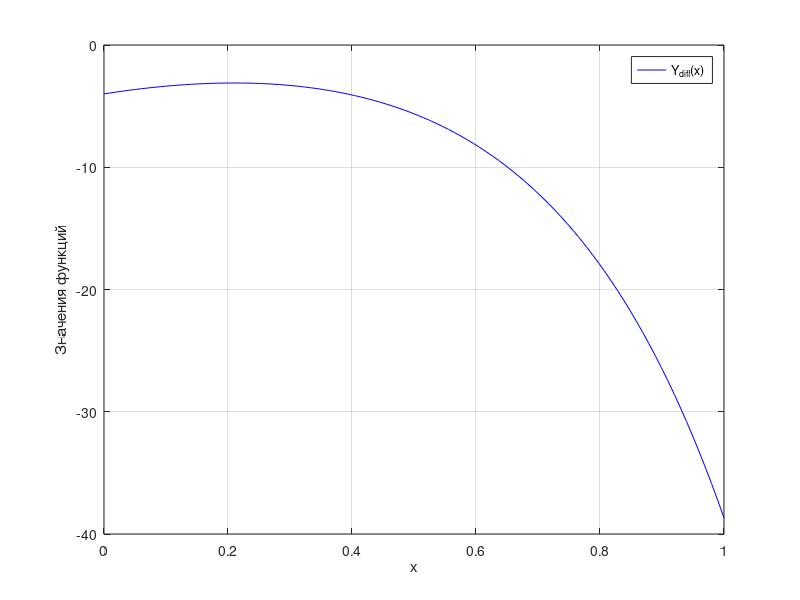

MATLAB code for this plot: (Note: this script raises an error after producing the figure.)
clc
clear
close all

% ПЕРЕМЕННЫЕ
a = 0;
b = 1;
Nx = 100;
X_span = linspace(a,b,Nx);


% РЕШЕНИЕ СИСТЕМЫ ОДУ, ПОЛУЧЕННОЙ ИЗ ИНТЕГРАЛЬНОГО УРАВНЕНИЯ

function dYdx = ode_system(x, Y)
    % Y(1) = y(x), Y(2) = z1(x), Y(3) = z2(x)
    
    y = Y(1);
    z1 = Y(2);
    z2 = Y(3);
    
    % Правые части системы
    dy_dx = 2*z1 + z2 + 20*x - 4;  % y'(x)
    dz1_dx = y + z1;               % z1'(x)
    dz2_dx = y + 3*z2;             % z2'(x)
    
    % Вектор производных
    dYdx = [dy_dx; dz1_dx; dz2_dx];
end

% Начальные условия
Y0 = [-4; 0; 0];  % y(0) = -4, z1(0) = 0, z2(0) = 0

[x, Y] = ode45(@ode_system, X_span, Y0);

Y_diff = 2*Y(:,2) + Y(:,3) + 20*x - 4;

figure;
plot(x, Y_diff, '-b', 'DisplayName', 'Y_{diff}(x)');
hold on;
%plot(x, Y(:,2), '-b', 'DisplayName', 'z1(x)');
%plot(x, Y(:,3), '-g', 'DisplayName', 'z2(x)');
xlabel('x');
ylabel('Значения функций');
%title('Решение системы ОДУ');
legend show;
grid on;


% РЕШЕНИЕ ИНТЕГРАЛЬНОГО УРАВНЕНИЯ ИТЕРАЦИОННЫМ МЕТОДОМ

h = (b - a) / Nx; % Шаг сетки
x = linspace(a, b, Nx+1); % Сетка по x
Y_interp = zeros(size(x)); % Начальное приближение для y
Y_interp(1) = -4; % Начальное условие при x=0, исходя из того, что y(0) = -4 (если предполагаемое начальное значение)

% Итерационный метод решения
tol = 1e-6; % Точность

for i = 2:Nx+1
    sum_integral = 0;
    for j = 1:i-1
        sum_integral = sum_integral + K(x(i),x(j)) * Y_interp(j);
    end
    Y_interp(i) = (20*x(i) - 4 + h * sum_integral) / (1 - h * K(x(i),x(i)));
end

% Построение графика
plot(x, Y_interp, '-g', 'DisplayName', 'Y_{interp}(x)');
xlabel('x');
ylabel('y(x)');
%title('Решение интегрального уравнения Вольтерра');
grid on;

% Y_err = ;
% discr_1 = sum(abs(Y_diff - Y_interp)) ;
% discr_2 = sum(abs(Y_diff - Y_err)) ;